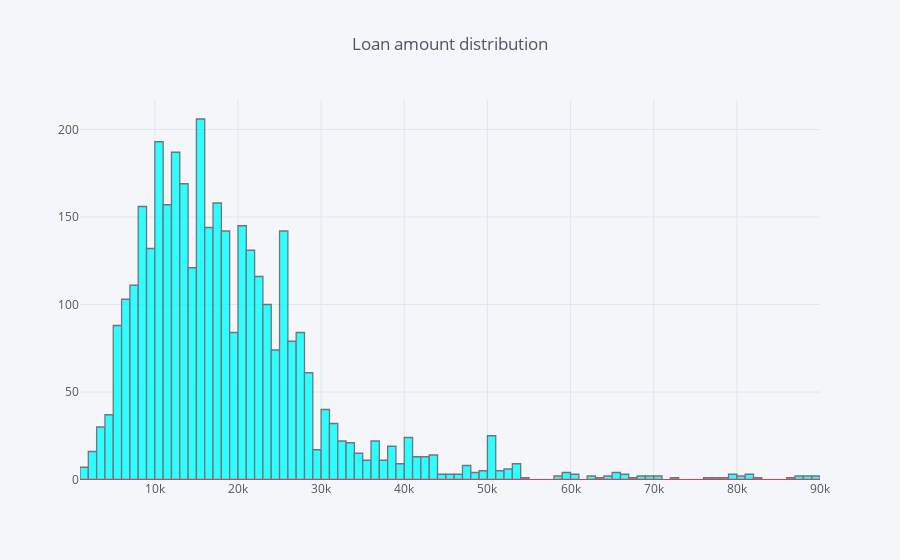

The notebook cell this image was saved under:
### Markdown cell above
We see that Loans have a high variance and the mean is higher than the median,
let's plot the column:

### Code cell
Train.LOAN.iplot(kind='hist', title = 'Loan amount distribution', hline=(0), color = ['cyan'])

### Figure 1 — Plotly figure (JSON) as saved in the notebook; plotly's stock layout.template omitted (floating-point values rounded to 4 significant figures; data arrays with more than 128 entries replaced by an {"elided": "..."} marker saying what was removed)
{"data": [{"histfunc": "count", "histnorm": "", "marker": {"color": "rgba(0, 255, 255, 1.0)", "line": {"color": "#4D5663", "width": 1.3}}, "name": "LOAN", "opacity": 0.8, "orientation": "v", "type": "histogram", "x": {"elided": "3576 int values"}}], "layout": {"autosize": true, "barmode": "overlay", "legend": {"bgcolor": "#F5F6F9", "font": {"color": "#4D5663"}}, "paper_bgcolor": "#F5F6F9", "plot_bgcolor": "#F5F6F9", "shapes": [{"line": {"color": "#db4052", "dash": "solid", "width": 1}, "type": "line", "x0": 0, "x1": 1, "xref": "paper", "y0": 0, "y1": 0, "yref": "y"}], "title": {"font": {"color": "#4D5663"}, "text": "Loan amount distribution"}, "xaxis": {"autorange": true, "gridcolor": "#E1E5ED", "range": [999.5, 90000.0], "showgrid": true, "tickfont": {"color": "#4D5663"}, "title": {"font": {"color": "#4D5663"}, "text": ""}, "type": "linear", "zerolinecolor": "#E1E5ED"}, "yaxis": {"autorange": true, "gridcolor": "#E1E5ED", "range": [-0.6041, 216.9], "showgrid": true, "tickfont": {"color": "#4D5663"}, "title": {"font": {"color": "#4D5663"}, "text": ""}, "zerolinecolor": "#E1E5ED"}}}
